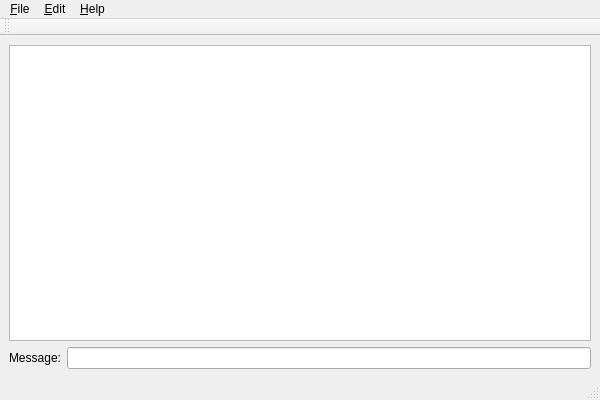
<?xml version="1.0" encoding="UTF-8"?>
<ui version="4.0">
 <class>MainWindow</class>
 <widget class="QMainWindow" name="MainWindow">
  <property name="geometry">
   <rect>
    <x>0</x>
    <y>0</y>
    <width>600</width>
    <height>400</height>
   </rect>
  </property>
  <property name="windowTitle">
   <string>Anonymous Message Broadcast Client</string>
  </property>
  <property name="windowIcon">
   <iconset resource="icons.qrc">
    <normaloff>:/icons/Maps.png</normaloff>:/icons/Maps.png</iconset>
  </property>
  <widget class="QWidget" name="centralWidget">
   <layout class="QVBoxLayout">
    <property name="spacing">
     <number>6</number>
    </property>
    <property name="margin">
     <number>9</number>
    </property>
    <item>
     <layout class="QHBoxLayout">
      <property name="spacing">
       <number>6</number>
      </property>
      <property name="margin">
       <number>0</number>
      </property>
      <item>
       <widget class="QPlainTextEdit" name="messageDisplay">
        <property name="cursor" stdset="0">
         <cursorShape>ArrowCursor</cursorShape>
        </property>
        <property name="focusPolicy">
         <enum>Qt::NoFocus</enum>
        </property>
        <property name="acceptDrops">
         <bool>false</bool>
        </property>
        <property name="undoRedoEnabled">
         <bool>false</bool>
        </property>
        <property name="lineWrapMode">
         <enum>QPlainTextEdit::NoWrap</enum>
        </property>
        <property name="textInteractionFlags">
         <set>Qt::NoTextInteraction</set>
        </property>
       </widget>
      </item>
     </layout>
    </item>
    <item>
     <layout class="QHBoxLayout">
      <property name="spacing">
       <number>6</number>
      </property>
      <property name="margin">
       <number>0</number>
      </property>
      <item>
       <widget class="QLabel" name="label">
        <property name="text">
         <string>Message:</string>
        </property>
       </widget>
      </item>
      <item>
       <widget class="QLineEdit" name="messageEdit">
        <property name="maxLength">
         <number>64</number>
        </property>
       </widget>
      </item>
     </layout>
    </item>
   </layout>
  </widget>
  <widget class="QMenuBar" name="menuBar">
   <property name="geometry">
    <rect>
     <x>0</x>
     <y>0</y>
     <width>600</width>
     <height>24</height>
    </rect>
   </property>
   <widget class="QMenu" name="menu_File">
    <property name="title">
     <string>&amp;File</string>
    </property>
    <addaction name="action_Exit"/>
   </widget>
   <widget class="QMenu" name="menu_Help">
    <property name="title">
     <string>&amp;Help</string>
    </property>
    <addaction name="action_About"/>
    <addaction name="actionAbout_Qt"/>
   </widget>
   <widget class="QMenu" name="menu_Edit">
    <property name="title">
     <string>&amp;Edit</string>
    </property>
    <widget class="QMenu" name="menuPrefere_nces">
     <property name="title">
      <string>Prefere&amp;nces</string>
     </property>
     <property name="icon">
      <iconset resource="icons.qrc">
       <normaloff>:/icons/Customize.png</normaloff>:/icons/Customize.png</iconset>
     </property>
     <addaction name="actionSet_Hostname"/>
     <addaction name="action_Set_Port"/>
    </widget>
    <addaction name="menuPrefere_nces"/>
    <addaction name="separator"/>
    <addaction name="action_Debug"/>
   </widget>
   <addaction name="menu_File"/>
   <addaction name="menu_Edit"/>
   <addaction name="menu_Help"/>
  </widget>
  <widget class="QToolBar" name="mainToolBar">
   <attribute name="toolBarArea">
    <enum>TopToolBarArea</enum>
   </attribute>
   <attribute name="toolBarBreak">
    <bool>false</bool>
   </attribute>
  </widget>
  <widget class="QStatusBar" name="statusBar"/>
  <action name="action_About">
   <property name="icon">
    <iconset resource="icons.qrc">
     <normaloff>:/icons/App Store.png</normaloff>:/icons/App Store.png</iconset>
   </property>
   <property name="text">
    <string>&amp;About</string>
   </property>
  </action>
  <action name="action_Exit">
   <property name="icon">
    <iconset resource="icons.qrc">
     <normaloff>:/icons/AIM.png</normaloff>:/icons/AIM.png</iconset>
   </property>
   <property name="text">
    <string>&amp;Exit</string>
   </property>
  </action>
  <action name="actionAbout_Qt">
   <property name="icon">
    <iconset resource="icons.qrc">
     <normaloff>:/icons/qt-logo.png</normaloff>:/icons/qt-logo.png</iconset>
   </property>
   <property name="text">
    <string>About &amp;Qt</string>
   </property>
  </action>
  <action name="actionSet_Hostname">
   <property name="icon">
    <iconset resource="icons.qrc">
     <normaloff>:/icons/Install.png</normaloff>:/icons/Install.png</iconset>
   </property>
   <property name="text">
    <string>Set &amp;Hostname</string>
   </property>
  </action>
  <action name="action_Set_Port">
   <property name="icon">
    <iconset resource="icons.qrc">
     <normaloff>:/icons/RSS.png</normaloff>:/icons/RSS.png</iconset>
   </property>
   <property name="text">
    <string>Set &amp;Port</string>
   </property>
  </action>
  <action name="action_Debug">
   <property name="checkable">
    <bool>true</bool>
   </property>
   <property name="text">
    <string>&amp;Debug Console</string>
   </property>
  </action>
 </widget>
 <layoutdefault spacing="6" margin="11"/>
 <resources>
  <include location="icons.qrc"/>
 </resources>
 <connections>
  <connection>
   <sender>action_Exit</sender>
   <signal>triggered()</signal>
   <receiver>MainWindow</receiver>
   <slot>close()</slot>
   <hints>
    <hint type="sourcelabel">
     <x>-1</x>
     <y>-1</y>
    </hint>
    <hint type="destinationlabel">
     <x>299</x>
     <y>199</y>
    </hint>
   </hints>
  </connection>
 </connections>
</ui>
